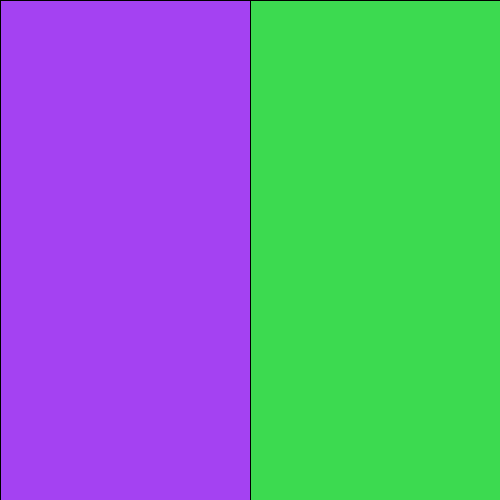
Frame 1 (no input)
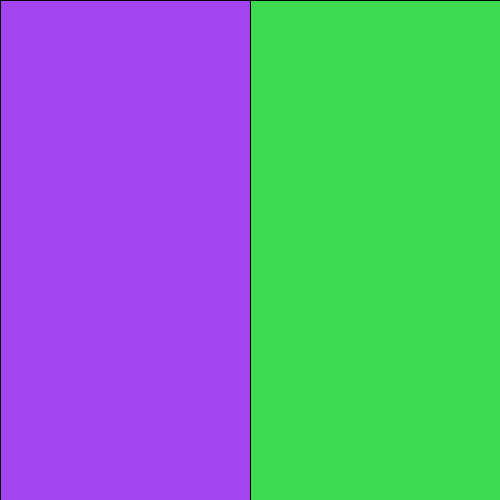
Frame 60 (the mouse pressed at the canvas centre just before this capture)
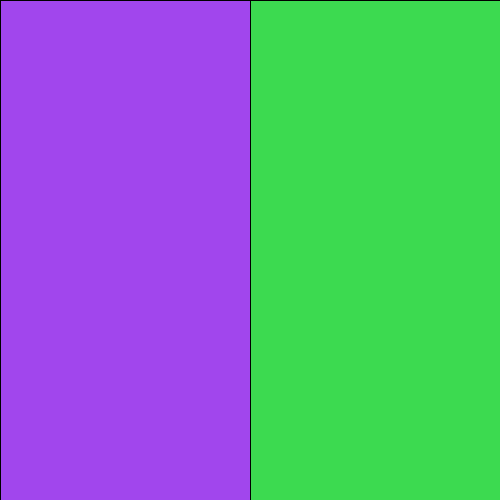
Frame 120 (the mouse held since frame 60 and released just before this capture)

The Processing sketch that drew these frames (run headless with seeded random() and noise(); from frame 60 on, the mouse is pressed at the canvas centre):

// Processing sketch: processing_124427
// ── processing_124427.pde

float step = pow(2, -12); 
float pct; 
color start, end; 
float r1, g1, b1, r2, g2, b2, r, g, b;

void setup() {
  size(500, 500); 
  pick();
}

void draw() {
    
  if (pct <= 1.0) {
    r = r1 + (r2 - r1) * pct;
    g = g1 + (g2 - g1) * pct;
    b = b1 + (b2 - b1) * pct;
    pct = pct + step;
    fill(color(r, g, b));
    rect(0, 0, width/2, height);
  } 
  else {
    pick();
  }  


}

void pick() {  
  pct = 0.0;
  r1 = random(255);
  g1 = random(255);
  b1 = random(255);
  start = color(r1, g1, b1); 
  fill(start);
  rect(0, 0, width/2, height);  
  r2 = random(255);
  g2 = random(255);
  b2 = random(255);
  end = color(r2, g2, b2); 
  fill(end);
  rect(width/2, 0, width/2, height);
}  
